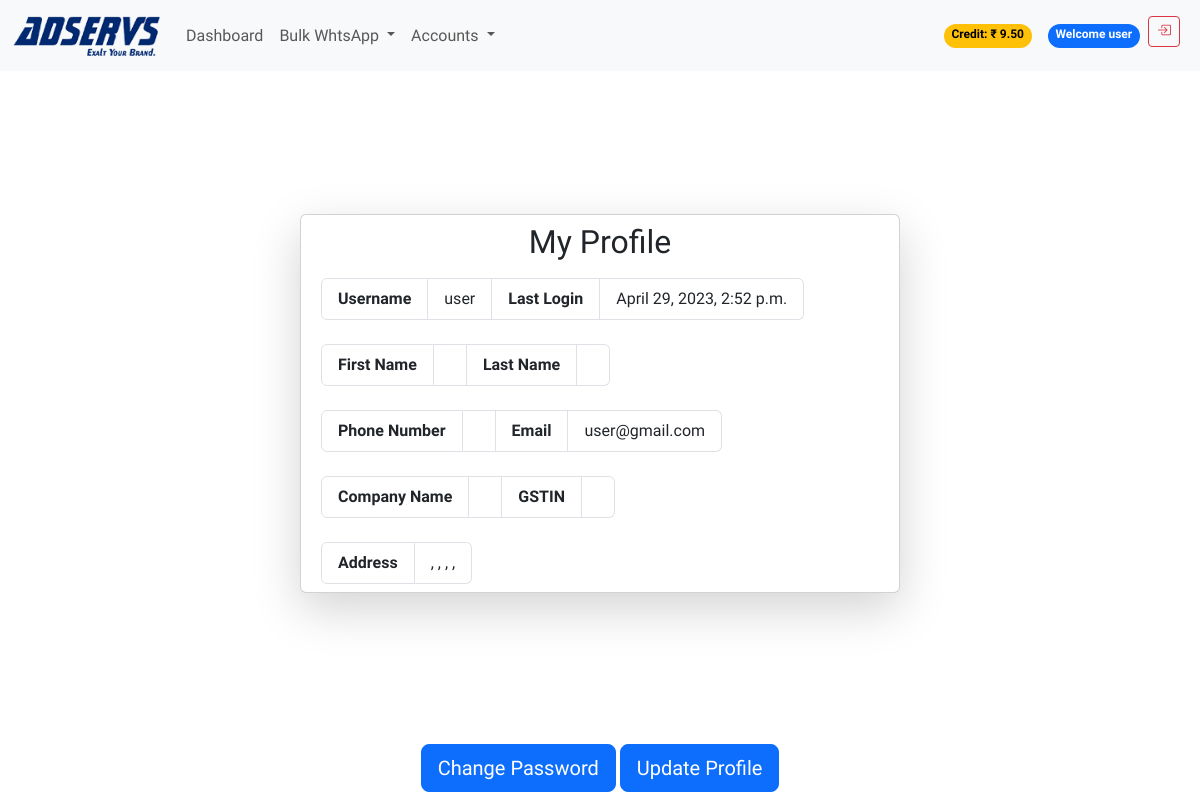
The page /myProfile/ (signed in) on the database as committed earlier.
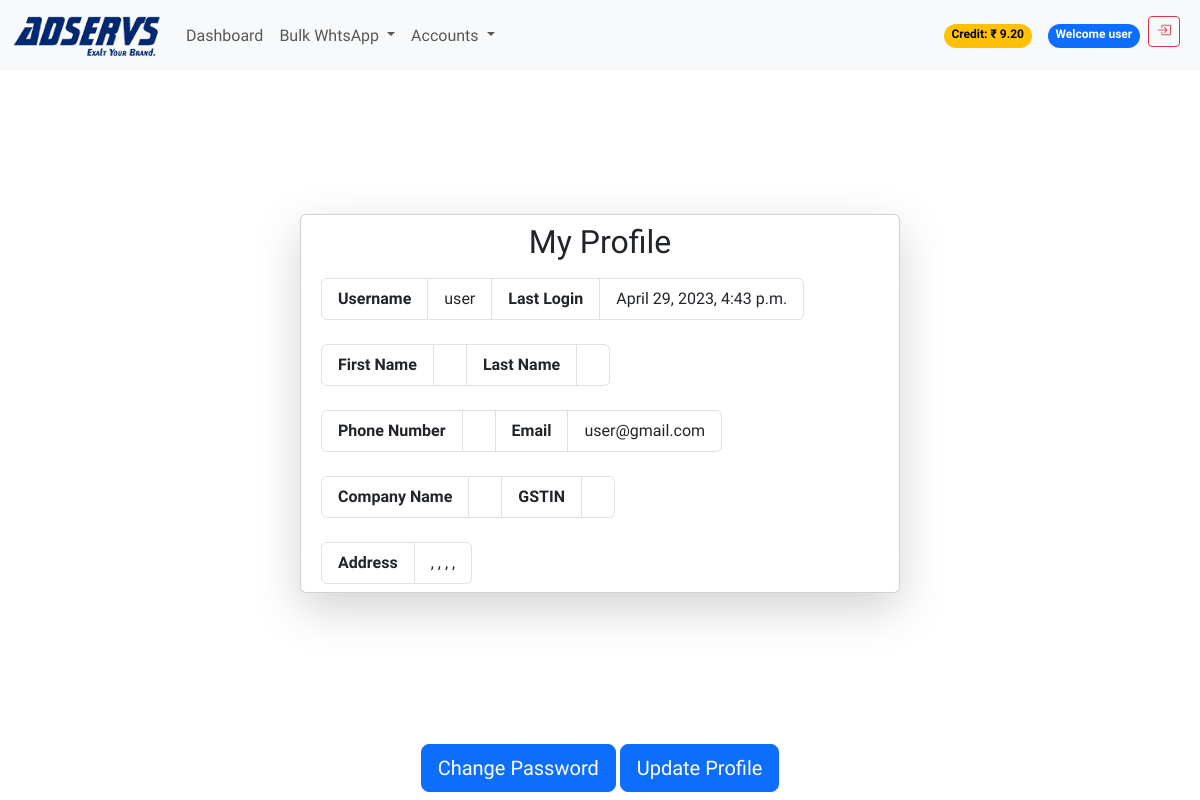
The same page on the database as committed later.
### accounts/models.py (models this page shows, shortened)
class Account(AbstractBaseUser):
    email = models.EmailField(unique=True)
    username = models.CharField(unique=True, max_length=20)
    first_name = models.CharField(max_length=50)
    last_name = models.CharField(max_length=50)
    phone_number = models.CharField(max_length=50)
    company_name = models.CharField(max_length=50)
    gst_number = models.CharField(max_length=50)
    address = models.CharField(max_length=50)
    city = models.CharField(max_length=50)
    state = models.CharField(max_length=50)
    pincode = models.CharField(max_length=50)
    country = models.CharField(max_length=50)
    date_joined = models.DateTimeField(auto_now_add=True)
    last_login = models.DateTimeField(auto_now_add=True)
    is_active = models.BooleanField(default=True)
    is_staff = models.BooleanField(default=False)
    is_superuser = models.BooleanField(default=False)
    is_reseller = models.BooleanField(default=False)
    whtsapp_app = models.BooleanField(default=True)
    voice_app = models.BooleanField(default=False)
    reseller = models.ForeignKey('self', on_delete=models.CASCADE, null=True, blank=True, related_name='belongs_to')
    wallet_balance = models.DecimalField(max_digits=10, decimal_places=2, default=0)
    objects = AccountManager()
    USERNAME_FIELD = 'email'
    REQUIRED_FIELDS = ['username']

### accounts/views.py (the view)
# urls.py: path('myProfile/', views.my_profile, name='myProfile'),
@login_required(login_url='login')
def my_profile(request):
    try:
        userprofile = Account.objects.get(email=request.user.email)
    except Account.DoesNotExist:
        userprofile = None
    if request.method == 'POST':
        form = AccountUpdateForm(
            request.POST, request.FILES, instance=userprofile)
        if form.is_valid():
            form.save()
            return redirect('myProfile')
    else:
        form = AccountUpdateForm(instance=userprofile)
    context = {
        'form': form,
        'userprofile': userprofile,
        "site": "My Profile",
        }
    return render(request, 'accounts/my_profile.html', context)

### templates/accounts/my_profile.html (shortened to what this page needs)
{% extends 'base.html' %}
{% load static %}
{% block content %}
{% include 'includes/navbar.html' %}
<div class="container text-center col-sm-6 m-auto card shadow-lg">
  <main class="">
    <h2 class="my-2">My Profile</h2>
    <div class="px-2 py-2">
      <ul class="list-group list-group-horizontal">
        <li class="list-group-item"><strong>Username</strong></li>
        <li class="list-group-item">{{ user.username }}</li>
        <li class="list-group-item"><strong>Last Login</strong></li>
        <li class="list-group-item">{{ user.last_login }}</li>
      </ul>
      <br>
      <ul class="list-group list-group-horizontal">
        <li class="list-group-item"><strong>First Name</strong></li>
        <li class="list-group-item">{{ user.first_name }}</li>
        <li class="list-group-item"><strong>Last Name</strong></li>
        <li class="list-group-item">{{ user.last_name }}</li>
      </ul>
      <br>
      <ul class="list-group list-group-horizontal">
        <li class="list-group-item"><strong>Phone Number</strong></li>
        <li class="list-group-item">{{ user.phone_number }}</li>
        <li class="list-group-item"><strong>Email</strong></li>
        <li class="list-group-item">{{ user.email }}</li>
      </ul>
      <br>
      <ul class="list-group list-group-horizontal">
        <li class="list-group-item"><strong>Company Name</strong></li>
        <li class="list-group-item">{{ user.company_name }}</li>
        <li class="list-group-item"><strong>GSTIN</strong></li>
        <li class="list-group-item">{{ user.gst_number }}</li>
      </ul>
      <ul class="list-group list-group-horizontal">
        <br>
      </ul>
      <ul class="list-group list-group-horizontal">
        <li class="list-group-item"><strong>Address</strong></li>
        <li class="list-group-item">{{ user.address }}, {{ user.city }}, {{ user.state }}, {{ user.pincode }}, {{ user.country }}</li>
      </ul>
    </div>
  </main>
</div>
<div class="container col-sm-6 text-center">
    <button type="button" class="btn btn-lg btn-primary my-2" data-bs-toggle="modal"
      data-bs-target="#changePassword">
      Change Password
    </button>
    <a class="btn btn-lg btn-primary" href=" {% url 'updateProfile' %}">Update Profile</a>
</div>
{% endblock %}

### templates/includes/navbar.html (shortened to what this page needs)
{% load static %}
<nav class="navbar navbar-expand-lg bg-body-tertiary sticky-top">
    <div class="container-fluid">
        <a class="navbar-brand" href="{% url 'index' %}">
            <img src="{% static 'assets/img/logo.png' %}" alt="AdServs" width="150" height="45">
        </a>
        <div class="collapse navbar-collapse" id="navbarSupportedContent">
            <ul class="navbar-nav me-auto mb-2 mb-lg-0 flex-grow-1">
                <li class="nav-item">
                    <a class="nav-link" aria-current="page" href="{% url 'index' %}">Dashboard</a>
                </li>
                {% if request.user.whtsapp_app %}
                <li class="nav-item dropdown">
                    <a class="nav-link dropdown-toggle" href="#" role="button" data-bs-toggle="dropdown"
                        aria-expanded="false">
                        Bulk WhtsApp
                    </a>
                </li>
                {% endif %}
                <li class="nav-item dropdown">
                    <a class="nav-link dropdown-toggle" href="#" role="button" data-bs-toggle="dropdown"
                        aria-expanded="false">
                        Accounts
                    </a>
                </li>
                <div class="d-flex ms-auto">
                    {% if user.is_authenticated %}
                    <li class="nav-item px-4"></li>
                        <span class="badge rounded-pill text-bg-warning my-2">Credit: ₹ {{ user.wallet_balance }}</span>
                    <li class="nav-item px-2"></li>
                        <span class="badge rounded-pill text-bg-primary my-2">Welcome {{ user.username }}</span>
                    <li class="nav-item px-2">
                        <a href="{% url 'logout' %}" class="btn btn-sm btn-outline-danger"
                        data-bs-toggle="tooltip" data-bs-placement="top" data-bs-title="Logout">
                          <i class="bi bi-box-arrow-in-right"></i>
                        </a>
                    </li>
                    {% endif %}
                </div>
            </ul>
        </div>
    </div>
</nav>

Rows that differ between the two databases and show on the page:
changed Account "user": wallet_balance "9.50" → "9.20"; last_login "April 29, 2023, 2:52 p.m." → "April 29, 2023, 4:43 p.m."
